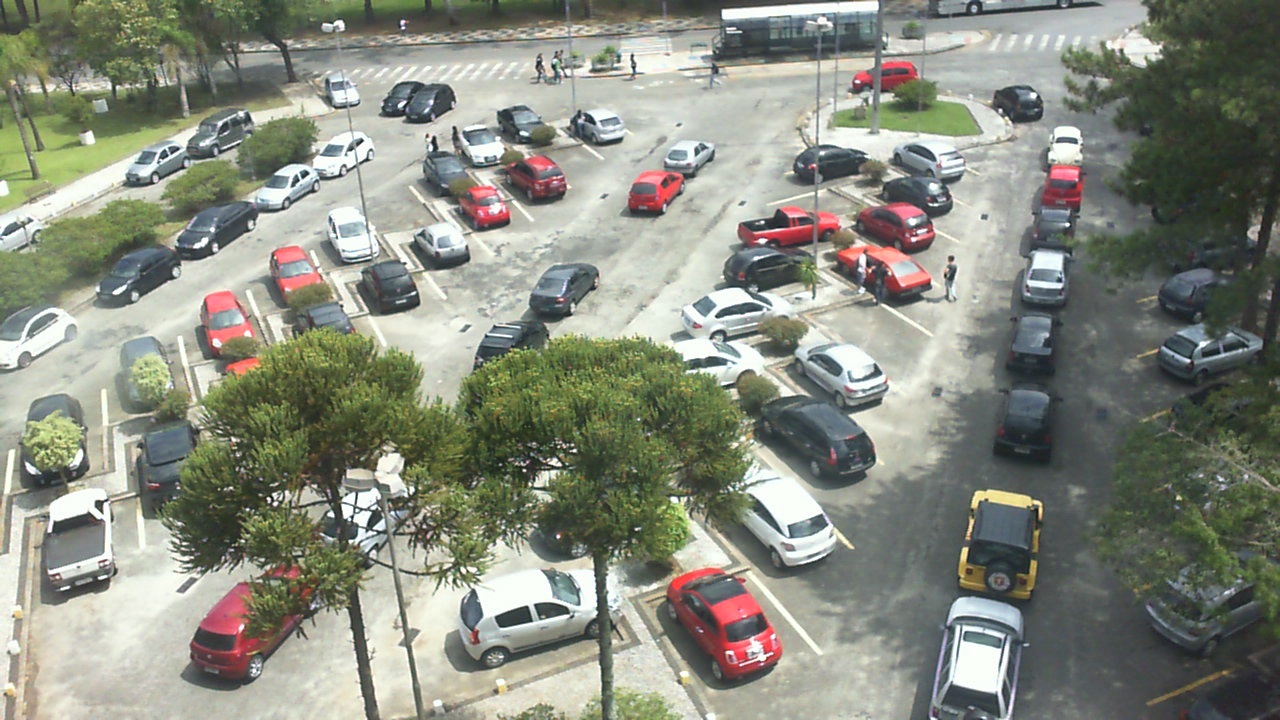
#> input picture Resources/parking_lot_scripts/UFPRO4_example.jpg, 1280 x 720 px, found by its file name
$ python draw_image.py
#> lines starting #> are read from the running program, lines starting #| are printed output that depends on the picture; after the words box and inside, x2 and y2 are one past the last pixel; in counts of white or black regions, pixels touching at a corner belong together
#!/usr/bin/env python3
# -*- coding: utf-8 -*-
"""
Created on Mon Sep 25 13:26:00 2017

@author: griffin
"""

import numpy as np
import cv2 as cv

img = cv.imread('/Volumes/1TBHDD/code/repos/5443-Data-Mining/Resources/parking_lot_scripts/UFPRO4_example.jpg')
#> img is the input picture: shape (720, 1280, 3); mean B, G, R 126.6, 139.1, 135.9
img = cv.rectangle(img, (250,70), (330,150), (0,255,0), 4)
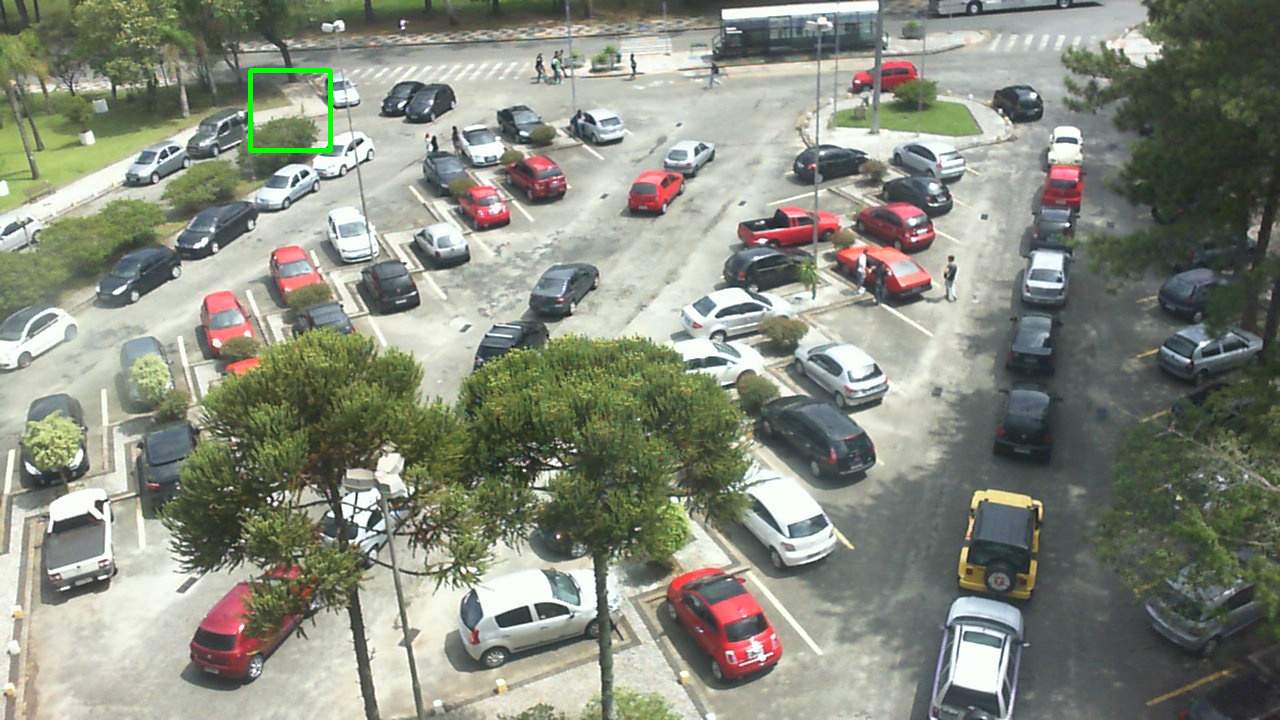
#> img: shape (720, 1280, 3); 0.17% of pixels changed, all inside (x1, y1, x2, y2) = (248, 68, 333, 153)

crop_img = img[0:100, 0:100]
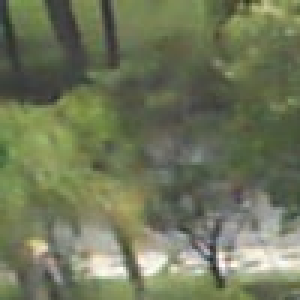
#> crop_img: shape (100, 100, 3) (shown 3 times larger); mean B, G, R 90.2, 118.3, 111.6

font = cv.FONT_HERSHEY_SIMPLEX
cv.putText(img, "This one!", (230, 50), font, 0.8, (0, 255, 0), 2, cv.LINE_AA)
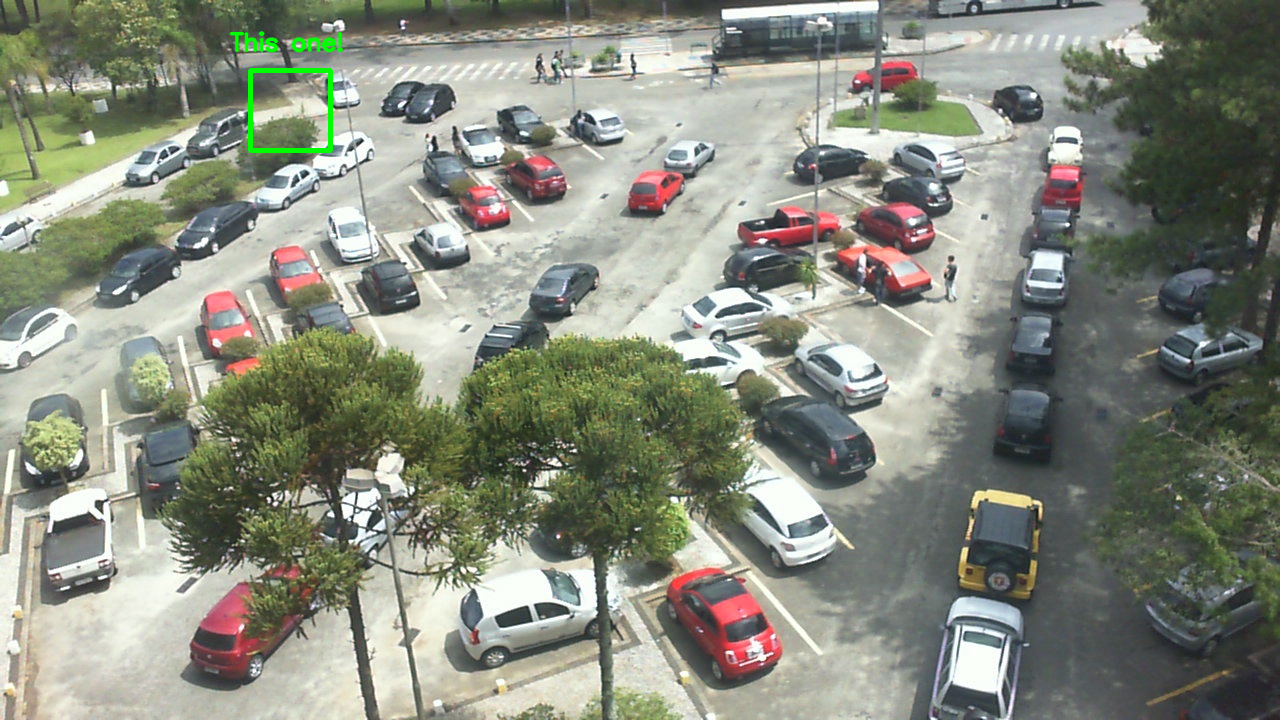
#> img: shape (720, 1280, 3); 0.14% of pixels changed, all inside (x1, y1, x2, y2) = (228, 31, 344, 53)


cv.imshow('Draw01',img)
cv.imshow("cropped", crop_img)
cv.waitKey(0)
